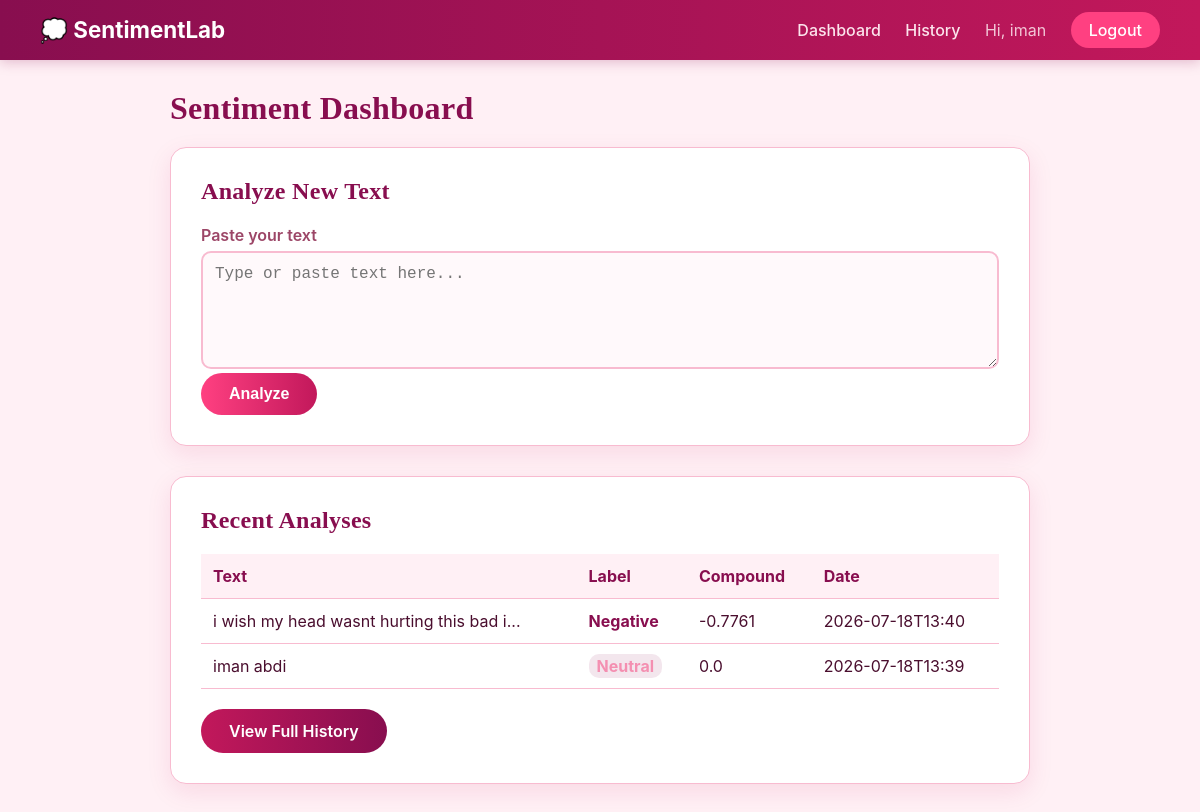
The app's page /dashboard (signed in) with its own data.
### tables this page shows
CREATE TABLE analyses (
            id INTEGER PRIMARY KEY AUTOINCREMENT,
            user_id INTEGER NOT NULL,
            text TEXT NOT NULL,
            positive REAL NOT NULL,
            neutral REAL NOT NULL,
            negative REAL NOT NULL,
            compound REAL NOT NULL,
            label TEXT NOT NULL,
            created_at TEXT NOT NULL,
            FOREIGN KEY (user_id) REFERENCES users (id)
        );

### app.py (the view, shortened to what this page needs)
@app.route("/dashboard", methods=["GET", "POST"])
@login_required
def dashboard():
    result = None
    db = get_db()
    recent = db.execute(
        "SELECT * FROM analyses WHERE user_id = ? ORDER BY id DESC LIMIT 5",
        (session["user_id"],)
    ).fetchall()
    return render_template("dashboard.html", result=result, recent=recent)

### app.py (called while the page is built)
def get_db():
    if "db" not in g:
        g.db = sqlite3.connect(DB_PATH)
        g.db.row_factory = sqlite3.Row  # lets us access columns by name, like row["username"]
    return g.db

def login_required(f):
    @wraps(f)
    def wrapper(*args, **kwargs):
        if "user_id" not in session:
            flash("Please log in to continue.", "error")
            return redirect(url_for("login"))
        return f(*args, **kwargs)
    return wrapper

### templates/dashboard.html (shortened to what this page needs)
{% extends "base.html" %}
{% block content %}
<h1 class="page-title">Sentiment Dashboard</h1>
<div class="form-card">
    <h2>Analyze New Text</h2>
    <form method="POST">
        <label for="text">Paste your text</label>
        <textarea id="text" name="text" rows="5" required placeholder="Type or paste text here..."></textarea>
        <button type="submit" class="btn btn-primary">Analyze</button>
    </form>
</div>
{% if recent %}
<div class="history-preview">
    <h2>Recent Analyses</h2>
    <table>
        <tr><th>Text</th><th>Label</th><th>Compound</th><th>Date</th></tr>
        {% for a in recent %}
        <tr>
            <td>{{ a.text[:40] }}{% if a.text|length > 40 %}...{% endif %}</td>
            <td><span class="label-{{ a.label|lower }}">{{ a.label }}</span></td>
            <td>{{ a.compound }}</td>
            <td>{{ a.created_at[:16] }}</td>
        </tr>
        {% endfor %}
    </table>
    <a href="{{ url_for('history') }}" class="btn btn-secondary">View Full History</a>
</div>
{% endif %}
{% endblock %}

### static/style.css (style rules this page uses)
* { box-sizing: border-box; margin: 0; padding: 0; }
body { font-family: 'Inter', 'Segoe UI', sans-serif; background: #FFF0F5; color: #4A0E2E; min-height: 100vh; }
h1, h2 { font-family: 'Georgia', 'Times New Roman', serif; letter-spacing: 0.3px; }
.btn { padding: 12px 28px; border: none; border-radius: 30px; font-weight: 600; text-decoration: none; cursor: pointer; font-size: 1rem; transition: transform 0.15s ease, box-shadow 0.15s ease; display: inline-block; }
.btn-primary { background: linear-gradient(90deg, #FF4081, #C2185B); color: white; }
.btn-secondary { background: linear-gradient(90deg, #C2185B, #880E4F); color: white; }
.form-card, .result-card, .history-preview { background: #FFFFFF; border-radius: 16px; padding: 30px; margin-bottom: 30px; border: 1px solid #F8BBD0; box-shadow: 0 8px 24px rgba(194, 24, 91, 0.1); }
.form-card h2, .result-card h2, .history-preview h2 { color: #880E4F; margin-bottom: 20px; }
label { display: block; margin: 12px 0 6px; font-weight: 600; color: #9C4667; }
input, textarea { width: 100%; padding: 12px; border: 2px solid #F8BBD0; border-radius: 10px; font-size: 1rem; color: #4A0E2E; background: #FFF9FB; }
.page-title { color: #880E4F; margin-bottom: 20px; }
table { width: 100%; border-collapse: collapse; margin: 20px 0; }
th, td { padding: 12px; text-align: left; border-bottom: 1px solid #F8BBD0; }
th { color: #880E4F; background: #FFF0F5; }
.label-neutral { color: #F48FB1; font-weight: bold; background: #880E4F1a; padding: 2px 8px; border-radius: 10px; }
.label-negative { color: #880E4F; font-weight: bold; }

### records on screen
analyses: text "i wish my head wasnt hurting this bad i", label "Negative", compound "-0.7761", created_at "2026-07-18T13:40"
analyses: text "iman abdi", label "Neutral", compound "0.0", created_at "2026-07-18T13:39"

### other values on screen
{{ session.username }} "iman"
